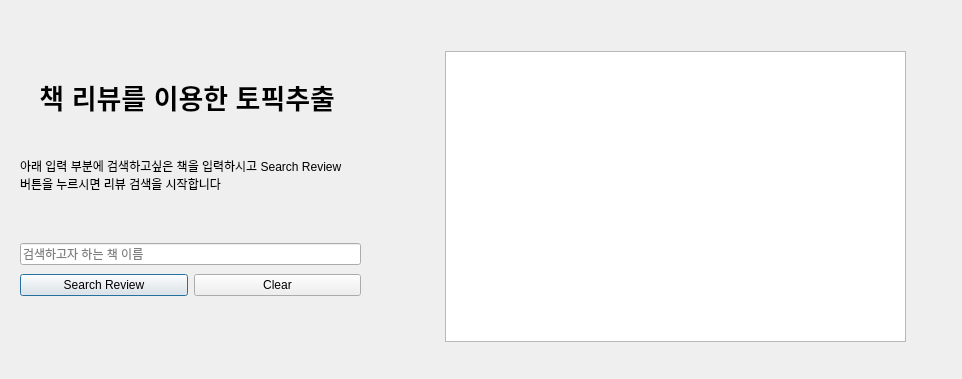
<?xml version="1.0" encoding="UTF-8"?>
<ui version="4.0">
 <class>Dialog</class>
 <widget class="QDialog" name="Dialog">
  <property name="geometry">
   <rect>
    <x>0</x>
    <y>0</y>
    <width>962</width>
    <height>379</height>
   </rect>
  </property>
  <property name="windowTitle">
   <string>토픽추출</string>
  </property>
  <property name="autoFillBackground">
   <bool>false</bool>
  </property>
  <widget class="QWidget" name="verticalLayoutWidget">
   <property name="geometry">
    <rect>
     <x>20</x>
     <y>240</y>
     <width>341</width>
     <height>61</height>
    </rect>
   </property>
   <layout class="QVBoxLayout" name="verticalLayout_3">
    <item>
     <widget class="QLineEdit" name="search_name">
      <property name="text">
       <string/>
      </property>
      <property name="placeholderText">
       <string>검색하고자 하는 책 이름</string>
      </property>
     </widget>
    </item>
    <item>
     <layout class="QHBoxLayout" name="horizontalLayout">
      <item>
       <widget class="QPushButton" name="search_btn">
        <property name="text">
         <string>Search Review</string>
        </property>
       </widget>
      </item>
      <item>
       <widget class="QPushButton" name="quit_btn">
        <property name="text">
         <string>Clear</string>
        </property>
       </widget>
      </item>
     </layout>
    </item>
   </layout>
  </widget>
  <widget class="QWidget" name="verticalLayoutWidget_2">
   <property name="geometry">
    <rect>
     <x>20</x>
     <y>60</y>
     <width>342</width>
     <height>151</height>
    </rect>
   </property>
   <layout class="QVBoxLayout" name="verticalLayout_4">
    <item>
     <widget class="QLabel" name="label">
      <property name="font">
       <font>
        <family>Arial</family>
        <pointsize>20</pointsize>
        <weight>75</weight>
        <bold>true</bold>
       </font>
      </property>
      <property name="text">
       <string>책 리뷰를 이용한 토픽추출 </string>
      </property>
      <property name="alignment">
       <set>Qt::AlignCenter</set>
      </property>
     </widget>
    </item>
    <item>
     <widget class="QLabel" name="label_2">
      <property name="text">
       <string>아래 입력 부분에 검색하고싶은 책을 입력하시고 Search Review 버튼을 누르시면 리뷰 검색을 시작합니다</string>
      </property>
      <property name="scaledContents">
       <bool>false</bool>
      </property>
      <property name="wordWrap">
       <bool>true</bool>
      </property>
     </widget>
    </item>
   </layout>
  </widget>
  <widget class="QListWidget" name="bookList">
   <property name="geometry">
    <rect>
     <x>445</x>
     <y>51</y>
     <width>461</width>
     <height>291</height>
    </rect>
   </property>
   <property name="font">
    <font>
     <pointsize>12</pointsize>
    </font>
   </property>
  </widget>
 </widget>
 <resources/>
 <connections/>
</ui>
